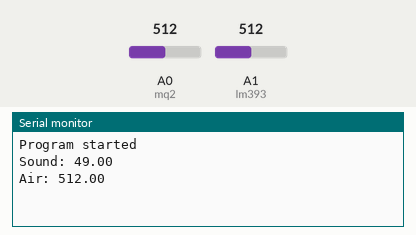
Recording of a sketch running on a simulated Arduino Uno, built with avr-gcc and run on an emulated ATmega328P. On the bench: the last lines printed to the serial monitor. The inputs (shaded band) are chosen by the test bench; at power-on: A0 (mq2) = 512, A1 (lm393) = 512.

Above: at 2.2 s.
2.3 s: A0 (mq2) set to 716
At 3.6 s:
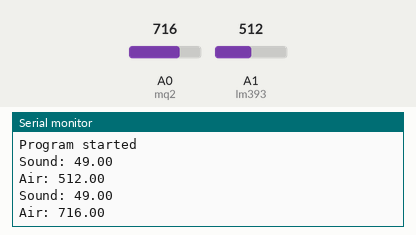
3.8 s: A0 (mq2) set to 900
At 6.4 s:
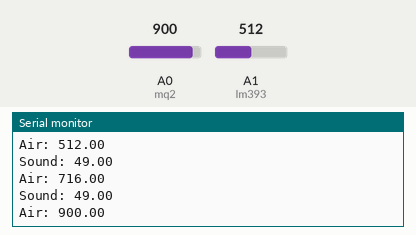
Timing chart, 0 to 7.9 s (numbered marks = the images above; inputs shaded):
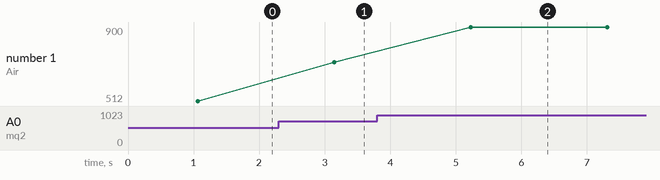

The sketch:

IoEA.ino
```cpp
//ThatsEngineering
//Sending Data from Arduino to NodeMCU Via Serial Communication
//Arduino code

//DHT11 Lib
//#include <DHT.h>

//Arduino to NodeMCU Lib
#include <SoftwareSerial.h>
#include <ArduinoJson.h>

//Initialise Arduino to NodeMCU (5=Rx & 6=Tx)
SoftwareSerial nodemcu(5, 6);

const int sampleWindow = 50;                              // Sample window width in mS (50 mS = 20Hz)
unsigned int sample;

float mq2 = A0;
float lm393 = A1;
//Initialisation of DHT11 Sensor
//#define DHTPIN 4
//DHT dht(DHTPIN, DHT11);
float adb;
float agc;

void setup() {
  Serial.begin(9600);

  //dht.begin();
  nodemcu.begin(9600);
  delay(1000);

  Serial.println("Program started");
}

void loop() {

  //StaticJsonBuffer<1000> jsonBuffer;
  //JsonObject& data = jsonBuffer.createObject();

  StaticJsonDocument<1000> doc;

  //Obtain Temp and Hum data
  getdata_func();


  //Assign collected data to JSON Object
  doc["Sound"] = adb;
  doc["AirQuality"] = agc;

  //Send data to NodeMCU
  //data.printTo(nodemcu);
  //jsonBuffer.clear();

  serializeJson(doc, nodemcu);

  delay(2000);
}

void getdata_func() {

  //hum = dht.readHumidity();
  //temp = dht.readTemperature();
  //Serial.print("Humidity: ");
  //Serial.println(hum);
  //Serial.print("Temperature: ");
  //Serial.println(temp);

  unsigned long startMillis= millis();                   // Start of sample window
  float peakToPeak = 0;                                  // peak-to-peak level

  unsigned int signalMax = 0;                            //minimum value
  unsigned int signalMin = 1024;                         //maximum value

                                                          // collect data for 50 mS
   while (millis() - startMillis < sampleWindow)
   {
      sample = analogRead(lm393);                             //get reading from microphone
      if (sample < 1024)                                  // toss out spurious readings
      {
         if (sample > signalMax)
         {
            signalMax = sample;                           // save just the max levels
         }
         else if (sample < signalMin)
         {
            signalMin = sample;                           // save just the min levels
         }
      }
   }
   peakToPeak = signalMax - signalMin;                    // max - min = peak-peak amplitude
   adb = map(peakToPeak,20,900,49.5,90);             //calibrate for deciBels
   //adb = sample;
  float sensorValue = analogRead(mq2);
  agc = sensorValue;

  //adb = db;
  //agc = gc

  Serial.print("Sound: ");
  Serial.println(adb);
  Serial.print("Air: ");
  Serial.println(agc);
}
```

Measured:
- after the input at 2.3 s, the serial monitor: prints a new line after 0.85 s (image 1)
- after the input at 3.8 s, the serial monitor: prints a new line after 1.4 s (image 2)
- plotted number 1: 512 → 716 after the input at 2.3 s, 716 → 900 after the input at 3.8 s
